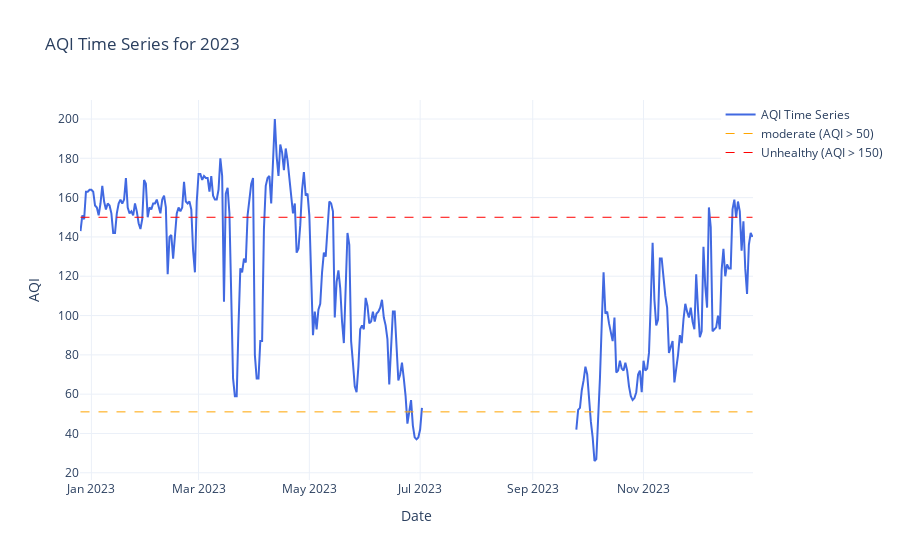

Here is the notebook cell this chart was saved with:
### Code cell
data_2023 = pd.read_csv('data/Kathmandu_2023.csv')

# Then pass the DataFrame to the function
aqi_2023 = plot_aqi_time_series(data_2023, '2023')

### Figure 1 — Plotly figure (JSON) as saved in the notebook; plotly's stock layout.template omitted (floating-point values rounded to 4 significant figures; data arrays with more than 128 entries replaced by an {"elided": "..."} marker saying what was removed)
{"data": [{"line": {"color": "royalblue", "width": 2}, "mode": "lines", "name": "AQI Time Series", "type": "scatter", "x": {"elided": "371 str values"}, "y": {"elided": "371 int values"}}, {"line": {"color": "orange", "dash": "dash", "width": 1}, "mode": "lines", "name": "moderate (AQI > 50)", "type": "scatter", "x": [null], "y": [null]}, {"line": {"color": "red", "dash": "dash", "width": 1}, "mode": "lines", "name": "Unhealthy (AQI > 150)", "type": "scatter", "x": [null], "y": [null]}], "layout": {"legend": {"orientation": "v", "x": 1.2, "xanchor": "right", "y": 1, "yanchor": "top"}, "shapes": [{"line": {"color": "orange", "dash": "dash", "width": 1}, "type": "line", "x0": "2022-12-26T00:00:00", "x1": "2023-12-31T00:00:00", "y0": 51, "y1": 51}, {"line": {"color": "red", "dash": "dash", "width": 1}, "type": "line", "x0": "2022-12-26T00:00:00", "x1": "2023-12-31T00:00:00", "y0": 150, "y1": 150}], "title": {"text": "AQI Time Series for 2023"}, "xaxis": {"title": {"text": "Date"}}, "yaxis": {"title": {"text": "AQI"}}}}
